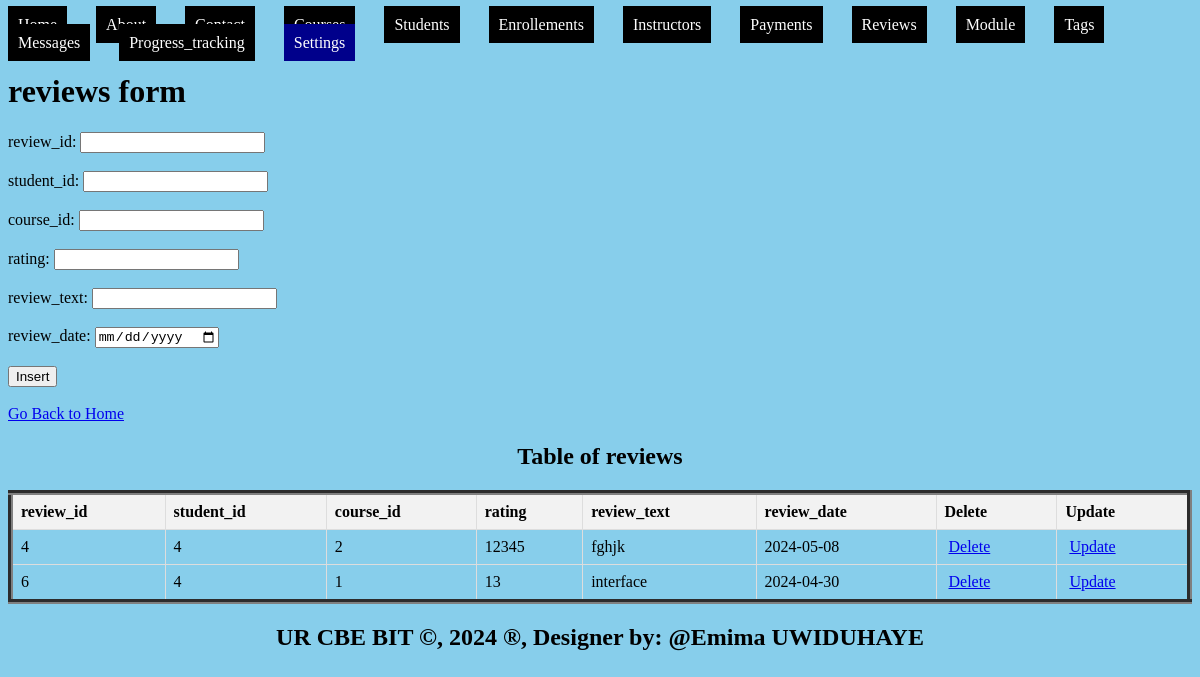
Screenshot of /WEB_EXAM/Reviews.php with the database file from the repository.
### tables this page shows
CREATE TABLE `reviews` (
  `review_id` int(11) NOT NULL,
  `student_id` int(11) DEFAULT NULL,
  `course_id` int(11) DEFAULT NULL,
  `rating` int(11) DEFAULT NULL,
  `review_text` text DEFAULT NULL,
  `review_date` date DEFAULT NULL
);

### WEB_EXAM/Reviews.php (the view, shortened to what this page needs)
<!DOCTYPE html>
<html>
<head>
</head>
<body bgcolor="skyblue">
    <ul style="list-style-type: none; padding: 0;">
    <li style="display: inline; margin-right: 10px;"><a href="./home.html" style="padding: 10px; color: white; background-color:  black; text-decoration: none; margin-right: 15px;">Home</a></li>
    <li style="display: inline; margin-right: 10px;"><a href="./about.html" style="padding: 10px; color: white; background-color:   black; text-decoration: none; margin-right: 15px;">About</a></li>
    <li style="display: inline; margin-right: 10px;"><a href="./contact.html" style="padding: 10px; color: white; background-color: black; text-decoration: none; margin-right: 15px;">Contact</a></li>
    <li style="display: inline; margin-right: 10px;"><a href="./Courses.php" style="padding: 10px; color: white; background-color:   black; text-decoration: none; margin-right: 15px;">Courses</a></li>
    <li style="display: inline; margin-right: 10px;"><a href="./Students.php" style="padding: 10px; color: white; background-color: black;text-decoration: none; margin-right: 15px;">Students</a></li>
    <li style="display: inline; margin-right: 10px;"><a href="./Enrollements.php" style="padding: 10px; color: white; background-color:  black; text-decoration: none; margin-right: 15px;">Enrollements</a></li>
    <li style="display: inline; margin-right: 10px;"><a href="./Instructors.php" style="padding: 10px; color: white; background-color:   black; text-decoration: none; margin-right: 15px;">Instructors</a></li>
    <li style="display: inline; margin-right: 10px;"><a href="./Payments.php" style="padding: 10px; color: white; background-color:  black;text-decoration: none; margin-right: 15px;">Payments</a></li>
    <li style="display: inline; margin-right: 10px;"><a href="./Reviews.php" style="padding: 10px; color: white; background-color:   black; text-decoration: none; margin-right: 15px;">Reviews</a></li>
    <li style="display: inline; margin-right: 10px;"><a href="./Modules.php" style="padding: 10px; color: white; background-color: black;text-decoration: none; margin-right: 15px;">Module</a></li>
    <li style="display: inline; margin-right: 10px;"><a href="./Tags.php" style="padding: 10px; color: white; background-color:   black; text-decoration: none; margin-right: 15px;">Tags</a></li>
     <li style="display: inline; margin-right: 10px;"><a href="./Messages.php" style="padding: 10px; color: white; background-color:  black; text-decoration: none; margin-right: 15px;">Messages</a></li>
    <li style="display: inline; margin-right: 10px;"><a href="./Progress_tracking.php" style="padding: 10px; color: white; background-color:  black; text-decoration: none; margin-right: 15px;">Progress_tracking</a></li>
    <li class="dropdown" style="display: inline; margin-right: 10px;">
      <a href="#" style="padding: 10px; color: white; background-color: darkblue; text-decoration: none; margin-right: 15px;">Settings</a>
    </li>
  </ul>
        <h1>reviews form </h1>
<form method="post" onsubmit="return confirmInsert();">
    <label for="review_id">review_id:</label>
<input type="number" id="review_id" name="review_id" required><br><br>
<label for="student_id">student_id:</label>
<input type="number" id="student_id" name="student_id" required><br><br>
<label for="course_id">course_id:</label>
<input type="number" id="course_id" name="course_id" required><br><br>
<label for="rating">rating:</label>
<input type="text" id="rating" name="rating" required><br><br>
<label for="review_text">review_text:</label>
<input type="text" id="review_text" name="review_text" required><br><br>
<label for="review_date">review_date:</label>
<input type="date" id="review_date" name="review_date" required><br><br>
<input type="submit" name="add" value="Insert"><br><br>
<a href="./home.html">Go Back to Home</a>
</form>
<!DOCTYPE html>
<html>
<head>
</head>
<body>
    <center><h2>Table of reviews</h2></center>
    <table border="5">
        <tr>
            <th>review_id </th>
            <th>student_id</th>
            <th>course_id</th>
            <th>rating</th>
            <th>review_text</th>
            <th>review_date</th>
           <th>Delete</th>
            <th>Update</th>
        </tr>
        <?php
    include('connection.php');
        $sql = "SELECT * FROM reviews";
        $result = $connection->query($sql);
        if ($result->num_rows > 0) {
            while ($row = $result->fetch_assoc()) {
                $review_id  = $row['review_id'];
                echo "<tr>
                    <td>". $row['review_id']."</td>
                    <td>". $row['student_id']."</td>
                    <td>". $row['course_id']."</td>
                    <td>". $row['rating']."</td>
                    <td>". $row['review_text']."</td>
                    <td>". $row['review_date']."</td>
                    <td><a style='padding:4px' href='delete_reviews.php?review_id=$review_id'>Delete</a></td>
                    <td><a style='padding:4px' href='update_reviews.php?review_id=$review_id'>Update</a></td>
                </tr>";
            }
        } else {
            echo "<tr><td colspan='6'>No data found</td></tr>";
        }
        ?>
    </table>
</body>
<footer>
  <center>
    <b><h2>UR CBE BIT &copy, 2024 &reg, Designer by: @Emima UWIDUHAYE</h2></b>
  </center>
</footer>
</body>
</html>

### WEB_EXAM/Reviews.php (style rules this page uses)
.dropdown { position: relative; display: inline; margin-right: 10px; }
table { width: 100%; border-collapse: collapse; }
th, td { border: 1px solid #ddd; padding: 8px; text-align: left; }
th { background-color: #f2f2f2; }

### rows the page displays
reviews: review_id "4", student "4", course "2", rating "12345", review_text "fghjk", review_date "2024-05-08"
reviews: review_id "6", student "4", course "1", rating "13", review_text "interface", review_date "2024-04-30"
